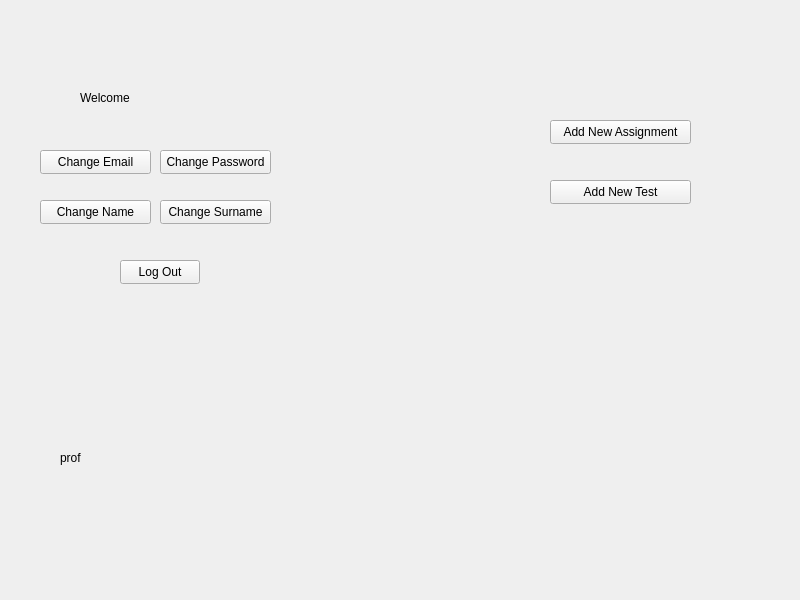
<?xml version="1.0" encoding="UTF-8"?>
<ui version="4.0">
 <class>MainWindow</class>
 <widget class="QMainWindow" name="MainWindow">
  <property name="geometry">
   <rect>
    <x>0</x>
    <y>0</y>
    <width>800</width>
    <height>600</height>
   </rect>
  </property>
  <property name="windowTitle">
   <string>MainWindow</string>
  </property>
  <widget class="QWidget" name="centralwidget">
   <widget class="QStackedWidget" name="stackedWidget">
    <property name="geometry">
     <rect>
      <x>0</x>
      <y>-20</y>
      <width>800</width>
      <height>621</height>
     </rect>
    </property>
    <property name="contextMenuPolicy">
     <enum>Qt::ContextMenuPolicy::DefaultContextMenu</enum>
    </property>
    <property name="toolTip">
     <string/>
    </property>
    <property name="currentIndex">
     <number>3</number>
    </property>
    <widget class="QWidget" name="loginPage">
     <widget class="QPushButton" name="registerButton">
      <property name="geometry">
       <rect>
        <x>590</x>
        <y>60</y>
        <width>80</width>
        <height>24</height>
       </rect>
      </property>
      <property name="text">
       <string>Register</string>
      </property>
     </widget>
     <widget class="QLabel" name="emailLoginLabel">
      <property name="geometry">
       <rect>
        <x>270</x>
        <y>270</y>
        <width>49</width>
        <height>16</height>
       </rect>
      </property>
      <property name="text">
       <string>Email:</string>
      </property>
     </widget>
     <widget class="QLabel" name="passwordLoginLabel">
      <property name="geometry">
       <rect>
        <x>250</x>
        <y>310</y>
        <width>61</width>
        <height>20</height>
       </rect>
      </property>
      <property name="text">
       <string>Password:</string>
      </property>
     </widget>
     <widget class="QLineEdit" name="emailLoginInput">
      <property name="geometry">
       <rect>
        <x>330</x>
        <y>270</y>
        <width>191</width>
        <height>24</height>
       </rect>
      </property>
      <property name="placeholderText">
       <string/>
      </property>
     </widget>
     <widget class="QLineEdit" name="passwordLoginInput">
      <property name="geometry">
       <rect>
        <x>330</x>
        <y>310</y>
        <width>191</width>
        <height>24</height>
       </rect>
      </property>
      <property name="toolTip">
       <string/>
      </property>
      <property name="echoMode">
       <enum>QLineEdit::EchoMode::Password</enum>
      </property>
     </widget>
     <widget class="QPushButton" name="loginButton">
      <property name="geometry">
       <rect>
        <x>340</x>
        <y>380</y>
        <width>101</width>
        <height>41</height>
       </rect>
      </property>
      <property name="text">
       <string>Login</string>
      </property>
      <property name="checkable">
       <bool>false</bool>
      </property>
     </widget>
     <widget class="QPushButton" name="exitButton">
      <property name="geometry">
       <rect>
        <x>590</x>
        <y>510</y>
        <width>80</width>
        <height>24</height>
       </rect>
      </property>
      <property name="text">
       <string>Exit</string>
      </property>
     </widget>
    </widget>
    <widget class="QWidget" name="registerWidnow">
     <widget class="QPushButton" name="backToLoginPageButton">
      <property name="geometry">
       <rect>
        <x>400</x>
        <y>480</y>
        <width>131</width>
        <height>24</height>
       </rect>
      </property>
      <property name="text">
       <string>Back to Login Page</string>
      </property>
     </widget>
     <widget class="QLabel" name="surnameRegisterLabel">
      <property name="geometry">
       <rect>
        <x>108</x>
        <y>130</y>
        <width>61</width>
        <height>20</height>
       </rect>
      </property>
      <property name="text">
       <string>Surname:</string>
      </property>
     </widget>
     <widget class="QLineEdit" name="emailRegisterInput">
      <property name="geometry">
       <rect>
        <x>210</x>
        <y>170</y>
        <width>113</width>
        <height>24</height>
       </rect>
      </property>
     </widget>
     <widget class="QLabel" name="studentMajorRegisterLabel">
      <property name="enabled">
       <bool>true</bool>
      </property>
      <property name="geometry">
       <rect>
        <x>50</x>
        <y>350</y>
        <width>91</width>
        <height>20</height>
       </rect>
      </property>
      <property name="text">
       <string>Student Major:</string>
      </property>
     </widget>
     <widget class="QLabel" name="fullNameRegisterLabel">
      <property name="geometry">
       <rect>
        <x>108</x>
        <y>80</y>
        <width>61</width>
        <height>20</height>
       </rect>
      </property>
      <property name="text">
       <string>Full Name:</string>
      </property>
     </widget>
     <widget class="QLineEdit" name="surnameRegisterInput">
      <property name="geometry">
       <rect>
        <x>200</x>
        <y>120</y>
        <width>113</width>
        <height>24</height>
       </rect>
      </property>
     </widget>
     <widget class="QLabel" name="emailRegisterLabel">
      <property name="geometry">
       <rect>
        <x>108</x>
        <y>180</y>
        <width>61</width>
        <height>20</height>
       </rect>
      </property>
      <property name="text">
       <string>Email:</string>
      </property>
     </widget>
     <widget class="QLineEdit" name="passwordRegisterInput">
      <property name="geometry">
       <rect>
        <x>210</x>
        <y>220</y>
        <width>113</width>
        <height>24</height>
       </rect>
      </property>
      <property name="toolTip">
       <string>Password must contain:
- minimum 8 characters
- minimum 1 uppercase and 1 lowercase letter
- minimum 1 digit
- minimum 1 special charater (#?!@$%^&amp;*-)
</string>
      </property>
      <property name="echoMode">
       <enum>QLineEdit::EchoMode::Password</enum>
      </property>
     </widget>
     <widget class="QLabel" name="passwordRegisterLabel">
      <property name="geometry">
       <rect>
        <x>108</x>
        <y>220</y>
        <width>61</width>
        <height>20</height>
       </rect>
      </property>
      <property name="text">
       <string>Password:</string>
      </property>
     </widget>
     <widget class="QPushButton" name="registerToDatabaseButton">
      <property name="geometry">
       <rect>
        <x>240</x>
        <y>480</y>
        <width>80</width>
        <height>24</height>
       </rect>
      </property>
      <property name="text">
       <string>Register</string>
      </property>
     </widget>
     <widget class="QDateEdit" name="dateOfBirthRegisterEdit">
      <property name="geometry">
       <rect>
        <x>210</x>
        <y>260</y>
        <width>110</width>
        <height>25</height>
       </rect>
      </property>
     </widget>
     <widget class="QLabel" name="dateOfBirthRegisterLabel">
      <property name="geometry">
       <rect>
        <x>100</x>
        <y>270</y>
        <width>71</width>
        <height>16</height>
       </rect>
      </property>
      <property name="text">
       <string>Date of Birth:</string>
      </property>
     </widget>
     <widget class="QRadioButton" name="studentRegisterRadioButton">
      <property name="geometry">
       <rect>
        <x>110</x>
        <y>310</y>
        <width>91</width>
        <height>22</height>
       </rect>
      </property>
      <property name="text">
       <string>Student</string>
      </property>
     </widget>
     <widget class="QRadioButton" name="professorRegisterRadioButton">
      <property name="geometry">
       <rect>
        <x>270</x>
        <y>310</y>
        <width>91</width>
        <height>22</height>
       </rect>
      </property>
      <property name="text">
       <string>Professor</string>
      </property>
     </widget>
     <widget class="QLineEdit" name="nameRegisterInput">
      <property name="geometry">
       <rect>
        <x>200</x>
        <y>70</y>
        <width>113</width>
        <height>24</height>
       </rect>
      </property>
      <property name="toolTip">
       <string/>
      </property>
      <property name="placeholderText">
       <string/>
      </property>
     </widget>
     <widget class="QComboBox" name="studentMajorRegisterCombo">
      <property name="geometry">
       <rect>
        <x>50</x>
        <y>380</y>
        <width>231</width>
        <height>24</height>
       </rect>
      </property>
      <item>
       <property name="text">
        <string>Aviation and Astronautics [AvAs]</string>
       </property>
      </item>
      <item>
       <property name="text">
        <string>Chemical Engineering and Technology [ChET]</string>
       </property>
      </item>
      <item>
       <property name="text">
        <string>Chemical Technology [ChTe]</string>
       </property>
      </item>
      <item>
       <property name="text">
        <string>Civil Engineering [CiEn]</string>
       </property>
      </item>
      <item>
       <property name="text">
        <string>Computer Engineering [CoEn]</string>
       </property>
      </item>
      <item>
       <property name="text">
        <string>Electrical Engineering [ElEn]</string>
       </property>
      </item>
      <item>
       <property name="text">
        <string>Finance and Accounting [FiAc]</string>
       </property>
      </item>
      <item>
       <property name="text">
        <string>Logistics [Logi]</string>
       </property>
      </item>
      <item>
       <property name="text">
        <string>Modern Management [MoMa]</string>
       </property>
      </item>
     </widget>
     <widget class="QComboBox" name="professorTitleRegisterCombo">
      <property name="geometry">
       <rect>
        <x>590</x>
        <y>380</y>
        <width>121</width>
        <height>24</height>
       </rect>
      </property>
      <item>
       <property name="text">
        <string>BSc</string>
       </property>
      </item>
      <item>
       <property name="text">
        <string>Eng.</string>
       </property>
      </item>
      <item>
       <property name="text">
        <string>MSc</string>
       </property>
      </item>
      <item>
       <property name="text">
        <string>PhD</string>
       </property>
      </item>
      <item>
       <property name="text">
        <string>Prof.</string>
       </property>
      </item>
     </widget>
     <widget class="QLabel" name="professorSpecRegisterLabel">
      <property name="geometry">
       <rect>
        <x>330</x>
        <y>350</y>
        <width>131</width>
        <height>16</height>
       </rect>
      </property>
      <property name="text">
       <string>Professor Specialization:</string>
      </property>
     </widget>
     <widget class="QLabel" name="professorTitleRegisterLabel">
      <property name="geometry">
       <rect>
        <x>590</x>
        <y>350</y>
        <width>81</width>
        <height>16</height>
       </rect>
      </property>
      <property name="text">
       <string>Professor Title:</string>
      </property>
     </widget>
     <widget class="QComboBox" name="professorSpecRegisterCombo">
      <property name="geometry">
       <rect>
        <x>330</x>
        <y>380</y>
        <width>231</width>
        <height>24</height>
       </rect>
      </property>
      <item>
       <property name="text">
        <string>Aviation and Astronautics [AvAs]</string>
       </property>
      </item>
      <item>
       <property name="text">
        <string>Chemical Engineering and Technology [ChET]</string>
       </property>
      </item>
      <item>
       <property name="text">
        <string>Chemical Technology [ChTe]</string>
       </property>
      </item>
      <item>
       <property name="text">
        <string>Civil Engineering [CiEn]</string>
       </property>
      </item>
      <item>
       <property name="text">
        <string>Computer Engineering [CoEn]</string>
       </property>
      </item>
      <item>
       <property name="text">
        <string>Electrical Engineering [ElEn]</string>
       </property>
      </item>
      <item>
       <property name="text">
        <string>Finance and Accounting [FiAc]</string>
       </property>
      </item>
      <item>
       <property name="text">
        <string>Logistics [Logi]</string>
       </property>
      </item>
      <item>
       <property name="text">
        <string>Modern Management [MoMa]</string>
       </property>
      </item>
     </widget>
    </widget>
    <widget class="QWidget" name="studentMainPage">
     <widget class="QPushButton" name="SMLogOutButton">
      <property name="geometry">
       <rect>
        <x>110</x>
        <y>270</y>
        <width>80</width>
        <height>24</height>
       </rect>
      </property>
      <property name="text">
       <string>Log Out</string>
      </property>
     </widget>
     <widget class="QLabel" name="SMWelcomeLabel">
      <property name="geometry">
       <rect>
        <x>70</x>
        <y>110</y>
        <width>61</width>
        <height>16</height>
       </rect>
      </property>
      <property name="text">
       <string>Welcome </string>
      </property>
     </widget>
     <widget class="QLabel" name="SMNameLabel">
      <property name="geometry">
       <rect>
        <x>140</x>
        <y>110</y>
        <width>49</width>
        <height>16</height>
       </rect>
      </property>
      <property name="text">
       <string/>
      </property>
     </widget>
     <widget class="QPushButton" name="SMChangeEmailButton">
      <property name="geometry">
       <rect>
        <x>30</x>
        <y>170</y>
        <width>111</width>
        <height>24</height>
       </rect>
      </property>
      <property name="text">
       <string>Change Email</string>
      </property>
     </widget>
     <widget class="QPushButton" name="SMChangePasswordButton">
      <property name="geometry">
       <rect>
        <x>150</x>
        <y>170</y>
        <width>111</width>
        <height>24</height>
       </rect>
      </property>
      <property name="text">
       <string>Change Password</string>
      </property>
     </widget>
     <widget class="QPushButton" name="SMChangeNameButton">
      <property name="geometry">
       <rect>
        <x>30</x>
        <y>220</y>
        <width>111</width>
        <height>24</height>
       </rect>
      </property>
      <property name="text">
       <string>Change Name</string>
      </property>
     </widget>
     <widget class="QPushButton" name="SMChangeSurnameButton">
      <property name="geometry">
       <rect>
        <x>150</x>
        <y>220</y>
        <width>111</width>
        <height>24</height>
       </rect>
      </property>
      <property name="text">
       <string>Change Surname</string>
      </property>
     </widget>
     <widget class="QLabel" name="SMUpcomingTasksLabel">
      <property name="geometry">
       <rect>
        <x>480</x>
        <y>110</y>
        <width>101</width>
        <height>16</height>
       </rect>
      </property>
      <property name="text">
       <string>Upcoming Tasks:</string>
      </property>
     </widget>
     <widget class="QComboBox" name="SMUpcomingTasksCombo">
      <property name="geometry">
       <rect>
        <x>480</x>
        <y>150</y>
        <width>281</width>
        <height>24</height>
       </rect>
      </property>
     </widget>
    </widget>
    <widget class="QWidget" name="professorMainPage">
     <widget class="QLabel" name="label_2">
      <property name="geometry">
       <rect>
        <x>60</x>
        <y>470</y>
        <width>49</width>
        <height>16</height>
       </rect>
      </property>
      <property name="text">
       <string>prof</string>
      </property>
     </widget>
     <widget class="QPushButton" name="PMLogOutButton">
      <property name="geometry">
       <rect>
        <x>120</x>
        <y>280</y>
        <width>80</width>
        <height>24</height>
       </rect>
      </property>
      <property name="text">
       <string>Log Out</string>
      </property>
     </widget>
     <widget class="QLabel" name="PMNameLabel">
      <property name="geometry">
       <rect>
        <x>150</x>
        <y>110</y>
        <width>49</width>
        <height>16</height>
       </rect>
      </property>
      <property name="text">
       <string/>
      </property>
     </widget>
     <widget class="QPushButton" name="PMChangeEmailButton">
      <property name="geometry">
       <rect>
        <x>40</x>
        <y>170</y>
        <width>111</width>
        <height>24</height>
       </rect>
      </property>
      <property name="text">
       <string>Change Email</string>
      </property>
     </widget>
     <widget class="QLabel" name="PMWelcomeLabel">
      <property name="geometry">
       <rect>
        <x>80</x>
        <y>110</y>
        <width>61</width>
        <height>16</height>
       </rect>
      </property>
      <property name="text">
       <string>Welcome </string>
      </property>
     </widget>
     <widget class="QPushButton" name="PMChangePasswordButton">
      <property name="geometry">
       <rect>
        <x>160</x>
        <y>170</y>
        <width>111</width>
        <height>24</height>
       </rect>
      </property>
      <property name="text">
       <string>Change Password</string>
      </property>
     </widget>
     <widget class="QPushButton" name="PMChangeSurnameButton">
      <property name="geometry">
       <rect>
        <x>160</x>
        <y>220</y>
        <width>111</width>
        <height>24</height>
       </rect>
      </property>
      <property name="text">
       <string>Change Surname</string>
      </property>
     </widget>
     <widget class="QPushButton" name="PMChangeNameButton">
      <property name="geometry">
       <rect>
        <x>40</x>
        <y>220</y>
        <width>111</width>
        <height>24</height>
       </rect>
      </property>
      <property name="text">
       <string>Change Name</string>
      </property>
     </widget>
     <widget class="QPushButton" name="PMAddNewAssignmentButton">
      <property name="geometry">
       <rect>
        <x>550</x>
        <y>140</y>
        <width>141</width>
        <height>24</height>
       </rect>
      </property>
      <property name="text">
       <string>Add New Assignment</string>
      </property>
     </widget>
     <widget class="QPushButton" name="PMAddNewTestButton">
      <property name="geometry">
       <rect>
        <x>550</x>
        <y>200</y>
        <width>141</width>
        <height>24</height>
       </rect>
      </property>
      <property name="text">
       <string>Add New Test</string>
      </property>
     </widget>
    </widget>
    <widget class="QWidget" name="testPage"/>
    <widget class="QWidget" name="addTestPage"/>
    <widget class="QWidget" name="addAssignmentPage"/>
   </widget>
  </widget>
 </widget>
 <resources/>
 <connections/>
</ui>
